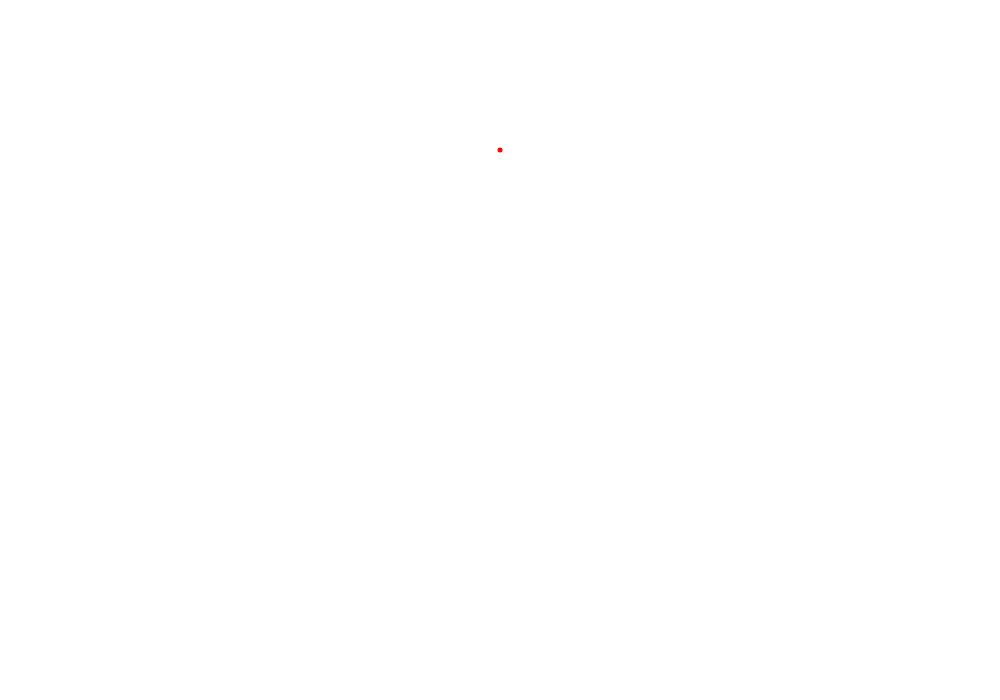
Frame 1 (no input)
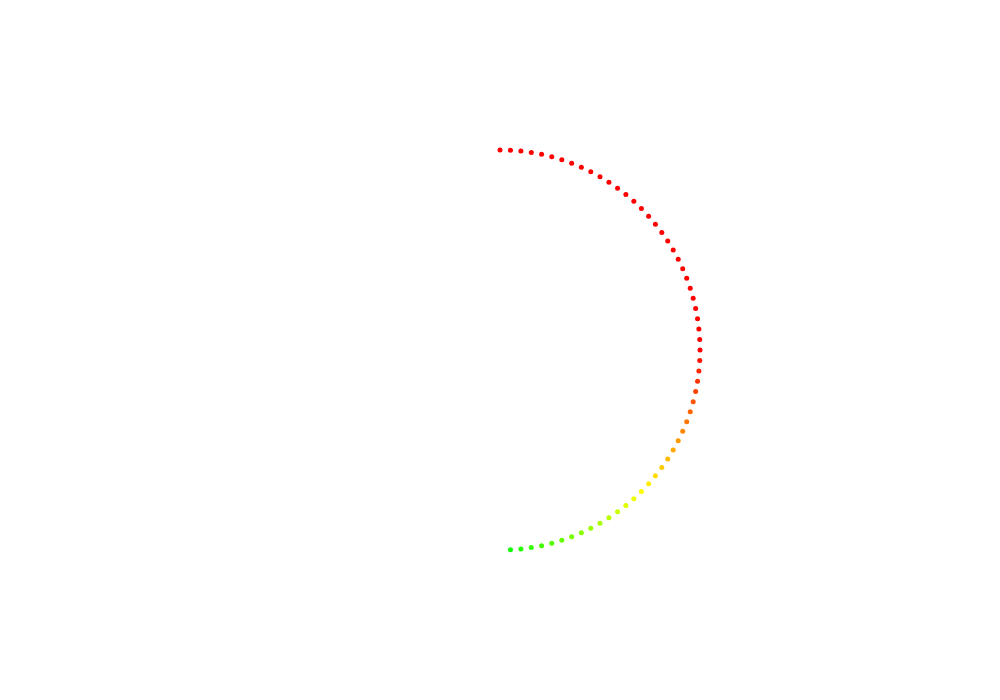
Frame 60 (no input)
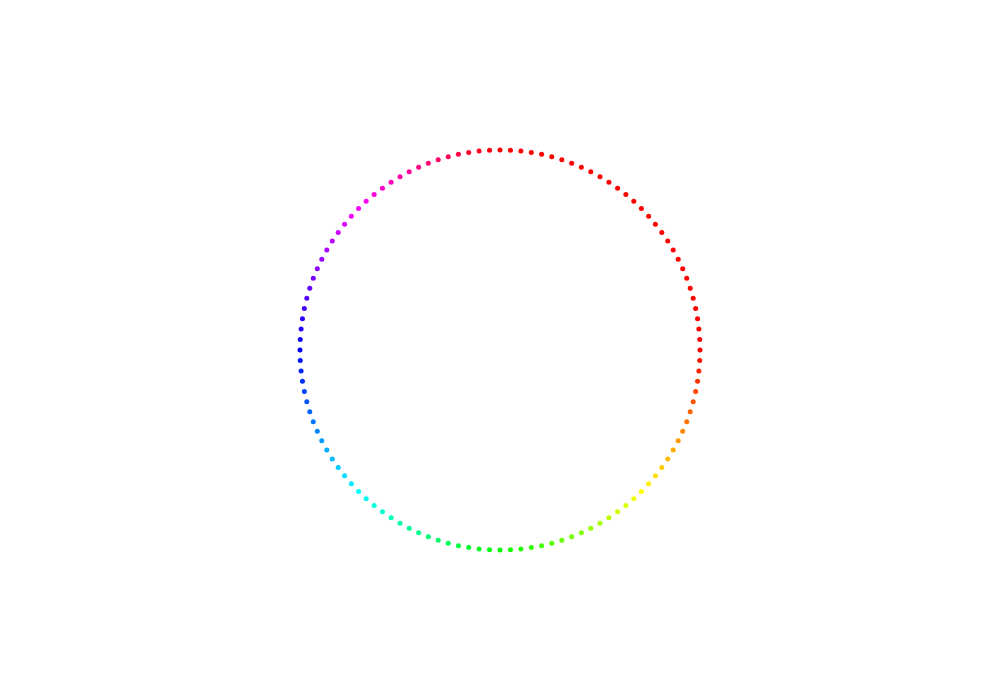
Frame 120 (the mouse pressed at the canvas centre since frame 60)

The p5.js sketch that drew these frames (run headless with seeded random() and noise() and a simulated clock; from frame 60 on, the mouse is pressed at the canvas centre):

// p5.js sketch
// ── sketch.js
const STARTPOINT = -90;
var a = STARTPOINT;

function setup() {
  createCanvas(1000, 700);
  background(255);
  angleMode(DEGREES);

}

function draw() {
  var r = 200;
  colorMode(HSB, 360 - abs(STARTPOINT));

  stroke(color(a, 270, 270));
  strokeWeight(5);

  point(width/2 + cos(a) * r , height/2 + sin(a) * r);
 
  if (a > (360 - abs(STARTPOINT))) {
    a = STARTPOINT;
    background(255);
  }

  a += 3;
}
